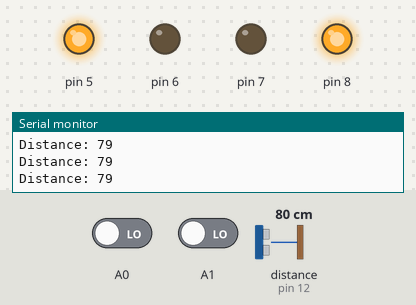
Simulated run of this sketch. Board: Arduino Uno, built with avr-gcc and run on an emulated ATmega328P. Shown: output pins drawn as LEDs (lit = HIGH), the last lines printed to the serial monitor. Wiring (inferred from the names in the program): ultrasonic range finder: trigger pin 13; echo pin 12. The test bench sets the inputs (shaded band); at power-on: distance to the obstacle (sensor on pin 12) 80 cm, A0 LOW, A1 LOW. The echo pulse lasts 58.3 µs per cm; pins used as bus, display or sensor lines are not drawn.

Above: at 1.2 s.
1.3 s: distance to the obstacle (sensor on pin 12) set to 2 cm
At 2.2 s:
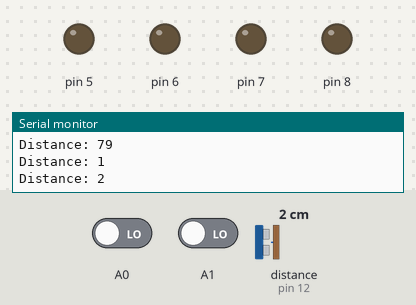
2.8 s: distance to the obstacle (sensor on pin 12) set to 60 cm
At 4.1 s:
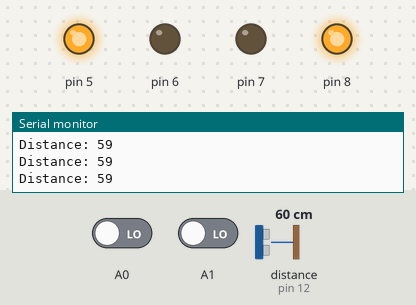
4.4 s: A0 driven HIGH
At 5.3 s:
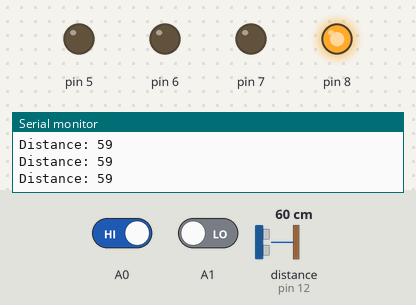
5.9 s: A0 driven LOW
At 6.5 s:
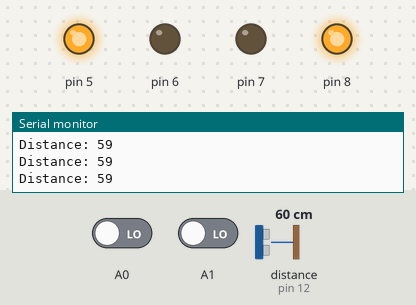
7.4 s: A1 driven HIGH
At 8.8 s:
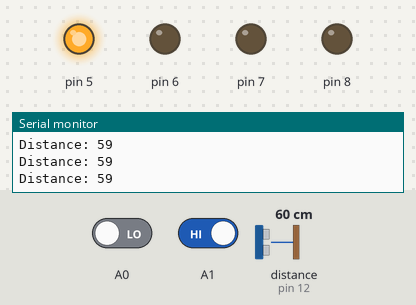
Timing chart, 0 to 9.9 s (numbered marks = the images above; inputs shaded):
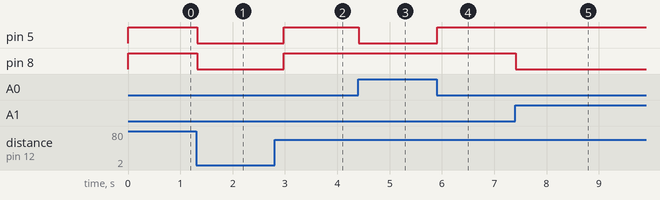

The sketch:

ultrasonic.ino
```cpp
#define trigger_pin 13
#define echo_pin 12

double duration;
int distance;

int l, r;

void setup()
{
  pinMode(A0, INPUT);
  pinMode(A1, INPUT);

  pinMode(5, OUTPUT);
  pinMode(6, OUTPUT);
  pinMode(7, OUTPUT);
  pinMode(8, OUTPUT);

  pinMode(trigger_pin, OUTPUT);
  pinMode(echo_pin, INPUT);

  Serial.begin(9600);
}

// -------- MOTOR FUNCTIONS --------

void forward()
{
  digitalWrite(5, HIGH);
  digitalWrite(6, LOW);
  digitalWrite(7, LOW);
  digitalWrite(8, HIGH);
}

void backward()
{
  digitalWrite(5, LOW);
  digitalWrite(6, HIGH);
  digitalWrite(7, HIGH);
  digitalWrite(8, LOW);
}

void right()
{
  digitalWrite(5, LOW);
  digitalWrite(6, LOW);
  digitalWrite(7, LOW);
  digitalWrite(8, HIGH);
}

void left()
{
  digitalWrite(5, HIGH);
  digitalWrite(6, LOW);
  digitalWrite(7, LOW);
  digitalWrite(8, LOW);
}

void stop()
{
  digitalWrite(5, LOW);
  digitalWrite(6, LOW);
  digitalWrite(7, LOW);
  digitalWrite(8, LOW);
  delay(50);
}

void anti_clockwise()
{
  digitalWrite(5, HIGH);
  digitalWrite(6, LOW);
  digitalWrite(7, HIGH);
  digitalWrite(8, LOW);
}

void clockwise()
{
  digitalWrite(5, LOW);
  digitalWrite(6, HIGH);
  digitalWrite(7, LOW);
  digitalWrite(8, HIGH);
}

// -------- MAIN LOOP --------

void loop()
{
  // -------- ULTRASONIC --------
  digitalWrite(trigger_pin, LOW);
  delayMicroseconds(2);

  digitalWrite(trigger_pin, HIGH);
  delayMicroseconds(10);

  digitalWrite(trigger_pin, LOW);

  duration = pulseIn(echo_pin, HIGH);
  distance = duration * 0.0343 / 2;

  Serial.print("Distance: ");
  Serial.println(distance);

  // -------- OBSTACLE DETECTION --------
  if (distance <= 10)
  {
    stop();
    delay(500);
  }
  else
  {
    // -------- LINE FOLLOWING --------
    l = digitalRead(A0);
    r = digitalRead(A1);

    if (l == 1 && r == 1)
    {
      forward();
    }
    else if (l == 0 && r == 1)
    {
      left();
    }
    else if (l == 1 && r == 0)
    {
      right();
    }
    else
    {
      forward();  // default case
    }
  }
}
```

Measured:
- after the input at 1.3 s, pin 5, pin 8: HIGH → LOW at once
- after the input at 2.8 s, pin 5, pin 8: LOW → HIGH after 0.18 s
- after the input at 4.4 s, pin 5: HIGH → LOW at once
- after the input at 5.9 s, pin 5: LOW → HIGH at once
- after the input at 7.4 s, pin 8: HIGH → LOW at once
